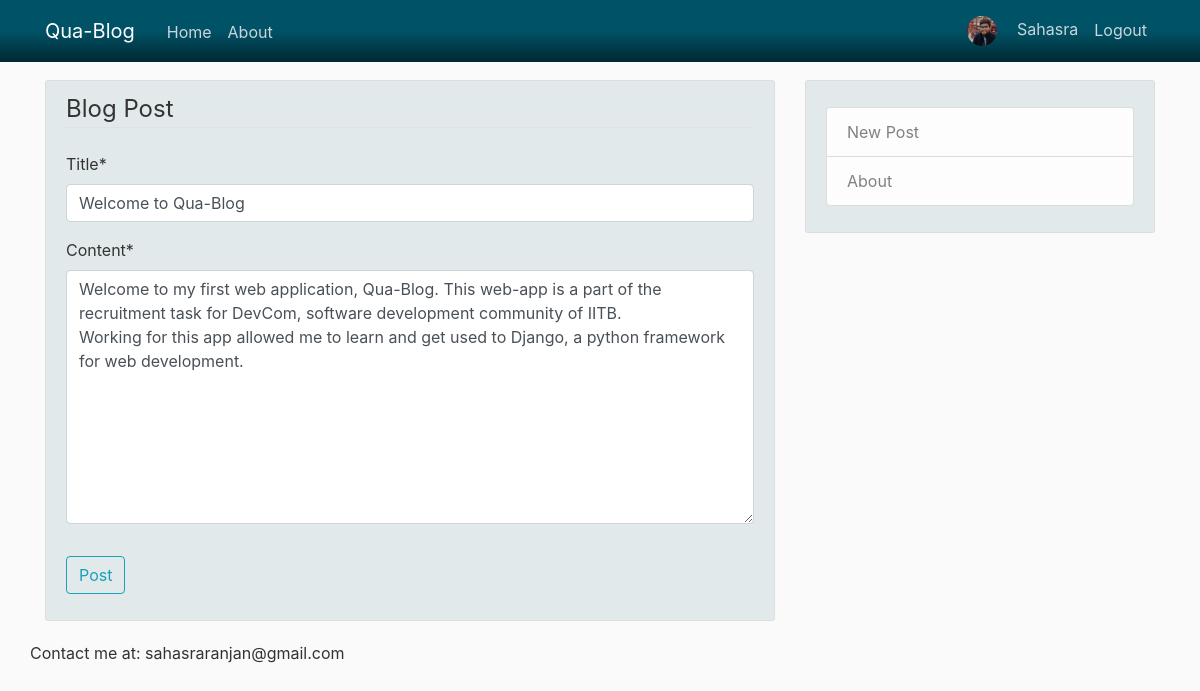
Page /post/7/update/ (signed in) on the committed database.
### users/models.py (models this page shows, shortened)
class Profile(models.Model):
    user = models.OneToOneField(User, on_delete=models.CASCADE)
    image = models.ImageField(default='default2.jpg', upload_to='profile_pics')

### blog/models.py (models this page shows, shortened)
class Post(models.Model):
    title = models.CharField(max_length=100)
    content = models.TextField()
    date_posted = models.DateTimeField(default=timezone.now)
    author = models.ForeignKey(User, on_delete=models.CASCADE)

### blog/views.py (the view, shortened to what this page needs)
# urls.py: path('post/<int:pk>/update/', PostUpdateView.as_view(), name='post-update'),
class PostUpdateView(LoginRequiredMixin, UserPassesTestMixin, UpdateView):
    model = Post
    fields = ['title', 'content']
    def test_func(self):
        post = self.get_object()
        if self.request.user == post.author:
            return True
        return False

### blog/templates/blog/post_form.html (shortened to what this page needs)
{% extends "blog/base.html" %}
{% load crispy_forms_tags %}
{% block content %}
    <div class="content-section" style="background-color: rgba(0, 82, 102, 0.1)">
        <form method="POST">
            <fieldset class="form-group">
                <legend class="border-bottom mb-4">Blog Post</legend>
                {{ form|crispy }}
            </fieldset>
            <div class="form-group">
                <button class="btn btn-outline-info" type="submit">Post</button>
            </div>
        </form>
    </div>
{% endblock content %}

### blog/templates/blog/base.html (shortened to what this page needs)
{% load static %}
<!DOCTYPE html>
<html>
<head>
    <link rel="stylesheet" href="https://maxcdn.bootstrapcdn.com/bootstrap/4.0.0/css/bootstrap.min.css">
    <link rel="stylesheet" type="text/css" href="{% static 'blog/main.css' %}">
</head>
<body>
    <header class="site-header">
      <nav class="navbar navbar-expand-md navbar-dark bg-steel fixed-top" style="background: linear-gradient(to bottom, #005266 50%, #002933 100%)">
        <div class="container" style="color: #005266">
          <a class="navbar-brand mr-4" href="{% url 'blog-home' %}">Qua-Blog</a>
          <div class="collapse navbar-collapse" id="navbarToggle">
            <div class="navbar-nav mr-auto">
              <a class="nav-item nav-link" href="{% url 'blog-home' %}" style="padding-top: 10px">Home</a>
              <a class="nav-item nav-link" href="{% url 'blog-about' %}" style="padding-top: 10px">About</a>
            </div>
            <div class="navbar-nav">
              {% if user.is_authenticated %}
                <a href="{% url 'profile' %}">
                  <a class="nav-item nav-link" href="{% url 'profile' %}">
                  	<img class="rounded-circle article-img" src="{{ user.profile.image.url }}" style="width: 30px; height: 30px">
                  	{{ user.username }}
                  </a>
                </a>
                <a class="nav-item nav-link" href="{% url 'logout' %}" style="padding-top: 10px">Logout</a>
              {% else %}
                <a class="nav-item nav-link" href="{% url 'login' %}">Login</a>
                <a class="nav-item nav-link" href="{% url 'register' %}">Register</a>
              {% endif %}
            </div>
          </div>
        </div>
      </nav>
    </header>
    <main role="main" class="container">
      <div class="row" >
        <div class="col-md-8">
          {% block content %}{% endblock content %}
        </div>
        <div class="col-md-4">
          <div class="content-section" style="background-color: rgba(0, 82, 102, 0.1)">
            <p class='text-muted'>
              <ul class="list-group" >
                <li class="list-group-item list-group-item-light"><a href="{% url 'post-create' %}" style="text-decoration: none; color: gray">New Post</a></li>
                <li class="list-group-item list-group-item-light"><a href="{% url 'blog-about' %}" style="text-decoration: none; color: gray">About</a></li>
              </ul>
            </p>
          </div>
        </div>
        <p>Contact me at: sahasraranjan@gmail.com</p>
      </div>
    </main>
</body>
</html>

### blog/static/blog/main.css (style rules this page uses)
body { background: #fafafa; color: #333333; margin-top: 5rem; }
ul { margin: 0; }
.bg-steel { background-color: #5f788a; }
.site-header .navbar-nav .nav-link { color: #cbd5db; }
.content-section { background: #ffffff; padding: 10px 20px; border: 1px solid #dddddd; border-radius: 3px; margin-bottom: 20px; }
.article-img { height: 65px; width: 65px; margin-right: 16px; }

### rows in the picture
Post: title "Welcome to Qua-Blog", content "Welcome to my first web application, Qua-Blog. This web-app is a part of the recruitment task for DevCom, software development community of IITB. Working for this app allowed me to learn and get used to Django, a python framework for web development."

### other values in the picture
{{ user.username }} "Sahasra"
